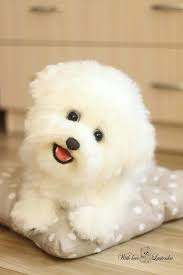
#> input picture images/bichon02.jpg, 183 x 275 px, found by its file name
$ python example03.py
#> lines starting #> are read from the running program, lines starting #| are printed output that depends on the picture
import cv2

filepath = "/JSY/images/bichon02.jpg"

img = cv2.imread(filepath)
#> img is the input picture: shape (275, 183, 3); mean B, G, R 154.1, 184.5, 204.3
# img = cv2.imread(filepath, cv2.IMREAD_GRAYSCALE)

print("img.shape: {}".format(img.shape))
#| img.shape: (275, 183, 3)
img = cv2.resize(img, dsize=(500, 300))
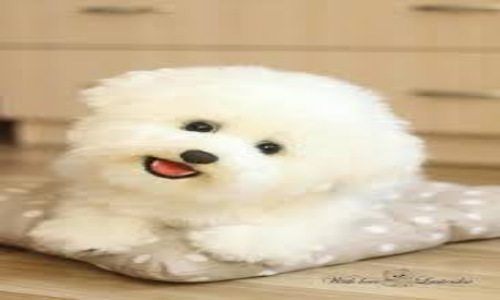
#> img: shape (300, 500, 3); mean B, G, R 154, 184.4, 204.2
print("img.shape: {}".format(img.shape))
#| img.shape: (300, 500, 3)

cv2.imshow("win1", img)
cv2.waitKey()
cv2.destroyWindow("win1")

$ run again, with images/bichon01.jpg copied over images/bichon02.jpg
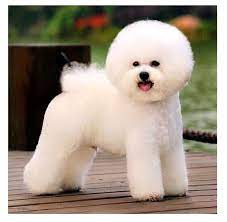
#> input picture images/bichon01.jpg, 227 x 222 px, found by its file name
#> img is the input picture: shape (222, 227, 3); mean B, G, R 137.8, 151.1, 162.5
#| img.shape: (222, 227, 3)
#> `img = cv2.resize(img, dsize=(500, 300))`:
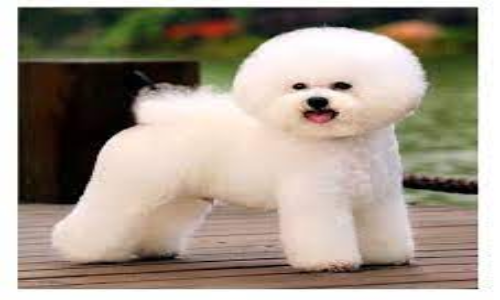
#> img: shape (300, 500, 3); mean B, G, R 137.6, 151, 162.3
#| img.shape: (300, 500, 3)
